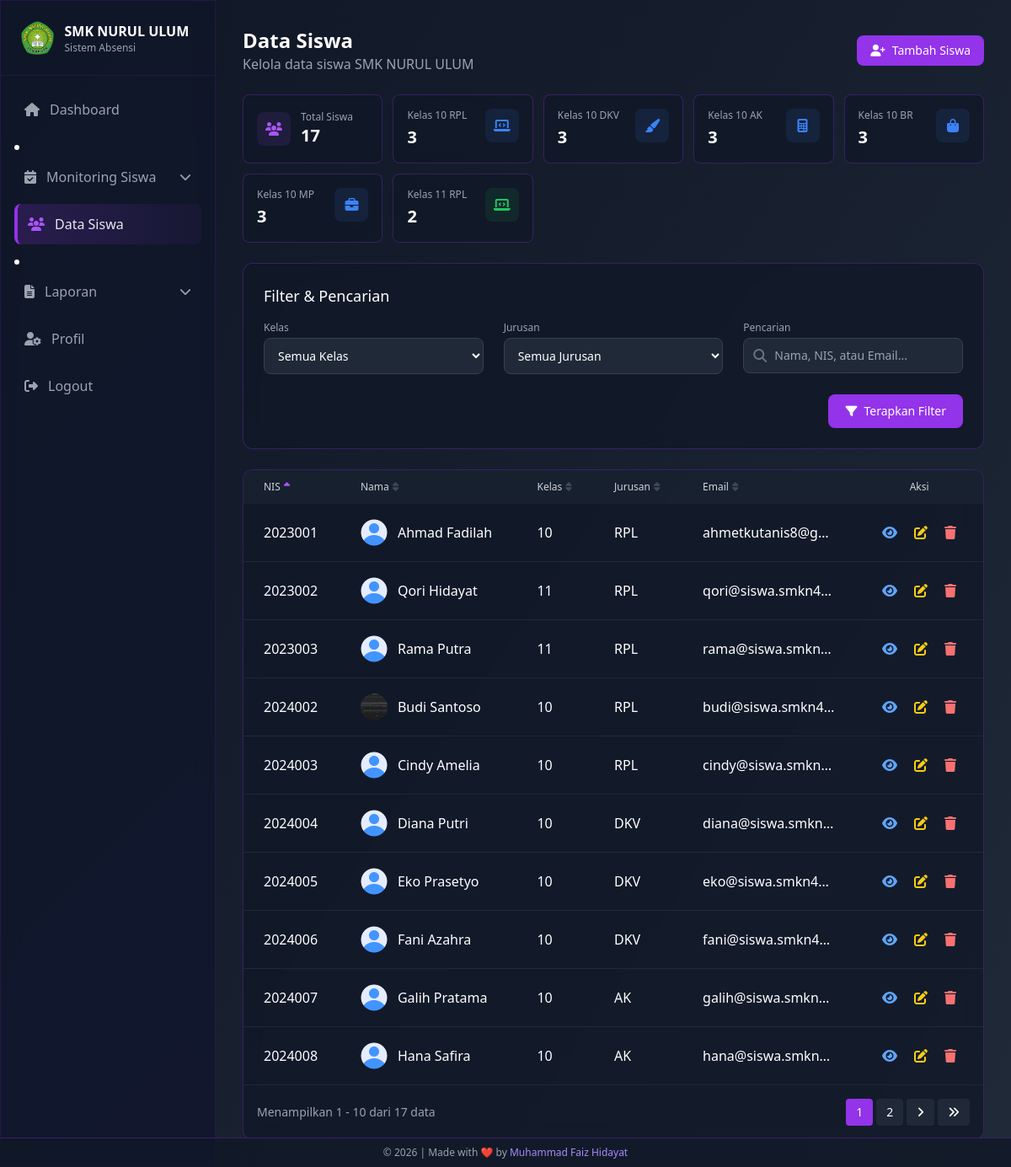
The page /admin/siswa/index.php (signed in) on the database its author committed.
### tables this page shows
CREATE TABLE `siswa` (
  `id` int NOT NULL AUTO_INCREMENT,
  `user_id` int DEFAULT NULL COMMENT 'FK ke tabel users',
  `nis` varchar(20) NOT NULL,
  `nama_lengkap` varchar(100) NOT NULL,
  `kelas` enum('10','11','12') NOT NULL,
  `jurusan` enum('RPL','DKV','AK','BR','MP','TKR','TKJ','TSM','TKI','OTKP') NOT NULL,
  `email` varchar(100) NOT NULL,
  `password` varchar(255) NOT NULL,
  `foto_profil` varchar(255) DEFAULT 'assets/default/photo-profile.png',
  `created_at` timestamp NOT NULL DEFAULT CURRENT_TIMESTAMP,
  `updated_at` timestamp NOT NULL DEFAULT CURRENT_TIMESTAMP ON UPDATE CURRENT_TIMESTAMP,
  PRIMARY KEY (`id`),
  UNIQUE KEY `nis` (`nis`),
  UNIQUE KEY `email` (`email`),
  KEY `fk_siswa_user` (`user_id`),
  CONSTRAINT `fk_siswa_user` FOREIGN KEY (`user_id`) REFERENCES `users` (`id`) ON DELETE SET NULL
);

### admin/siswa/index.php (the view, shortened to what the rows shown need)
<?php
require_once '../../config/database.php';
$items_per_page = 10;
$page = isset($_GET['page']) ? (int) $_GET['page'] : 1;
$offset = ($page - 1) * $items_per_page;
$sort_column = $_GET['sort'] ?? 'nis';
$sort_order = $_GET['order'] ?? 'ASC';
$valid_columns = ['nis', 'nama_lengkap', 'kelas', 'jurusan', 'email', 'created_at'];
$sort_column = in_array($sort_column, $valid_columns) ? $sort_column : 'nis';
$sql = "SELECT * FROM siswa WHERE 1=1";
$sql .= " ORDER BY $sort_column " . ($sort_order === 'ASC' ? 'ASC' : 'DESC');
$sql .= " LIMIT :offset, :limit";
$stmt = $conn->prepare($sql);
$stmt->bindValue(':offset', (int) $offset, PDO::PARAM_INT);
$stmt->bindValue(':limit', (int) $items_per_page, PDO::PARAM_INT);
$stmt->execute();
$siswa_list = $stmt->fetchAll(PDO::FETCH_ASSOC);
function buildSortUrl($column)
{
    $params = $_GET;
    $params['sort'] = $column;
    $params['order'] = isset($_GET['sort']) && $_GET['sort'] === $column && $_GET['order'] === 'ASC' ? 'DESC' : 'ASC';
    return '?' . http_build_query($params);
}
function getSortIcon($column, $sort_column, $sort_order)
{
    if ($column !== $sort_column) {
        return '<i class="fas fa-sort text-gray-500 opacity-50"></i>';
    }
    return $sort_order === 'ASC'
        ? '<i class="fas fa-sort-up text-purple-500"></i>'
        : '<i class="fas fa-sort-down text-purple-500"></i>';
}
?>
<!DOCTYPE html>
<html lang="en">
<head>
    <script src="https://cdn.tailwindcss.com"></script>
    <link rel="stylesheet" href="https://cdnjs.cloudflare.com/ajax/libs/font-awesome/6.4.2/css/all.min.css">
</head>
<body class="min-h-screen text-white bg-fixed">
    <aside id="sidebar"
        class="fixed top-0 left-0 h-screen w-64 glass-effect border-r border-purple-900/30 z-50 sidebar-transition -translate-x-full lg:translate-x-0">
        <div class="flex items-center justify-between p-4 lg:p-6 border-b border-purple-900/30">
            <div class="flex items-center gap-3">
                <div>
                    <h1 class="font-semibold text-sm lg:text-base">SMK NURUL ULUM</h1>
                </div>
            </div>
        </div>
    </aside>
    <main class="lg:ml-64 min-h-screen bg-gradient-to-br from-gray-900 to-gray-800 transition-all duration-300">
        <div class="p-4 lg:p-8">
            <div class="max-w-7xl mx-auto">
                <header class="flex flex-wrap justify-between items-center mb-6 gap-4">
                    <div>
                        <h1 class="text-xl md:text-2xl font-bold">Data Siswa</h1>
                    </div>
                </header>
                <div class="glass-effect rounded-xl overflow-hidden">
                    <?php if (count($siswa_list) > 0): ?>
                        <div class="overflow-x-auto table-container">
                            <table class="w-full whitespace-nowrap">
                                <thead>
                                    <tr class="bg-gray-800/50 text-gray-300 text-left">
                                        <th class="px-6 py-3 text-xs font-medium">
                                            <a href="<?= buildSortUrl('nis') ?>"
                                                class="flex items-center gap-1 hover:text-white">
                                                NIS
                                                <?php echo getSortIcon('nis', $sort_column, $sort_order); ?>
                                            </a>
                                        </th>
                                        <th class="px-6 py-3 text-xs font-medium">
                                            <a href="<?= buildSortUrl('nama_lengkap') ?>"
                                                class="flex items-center gap-1 hover:text-white">
                                                Nama
                                                <?php echo getSortIcon('nama_lengkap', $sort_column, $sort_order); ?>
                                            </a>
                                        </th>
                                        <th class="px-6 py-3 text-xs font-medium">
                                            <a href="<?= buildSortUrl('kelas') ?>"
                                                class="flex items-center gap-1 hover:text-white">
                                                Kelas
                                                <?php echo getSortIcon('kelas', $sort_column, $sort_order); ?>
                                            </a>
                                        </th>
                                        <th class="px-6 py-3 text-xs font-medium">
                                            <a href="<?= buildSortUrl('jurusan') ?>"
                                                class="flex items-center gap-1 hover:text-white">
                                                Jurusan
                                                <?php echo getSortIcon('jurusan', $sort_column, $sort_order); ?>
                                            </a>
                                        </th>
                                        <th class="px-6 py-3 text-xs font-medium hidden md:table-cell">
                                            <a href="<?= buildSortUrl('email') ?>"
                                                class="flex items-center gap-1 hover:text-white">
                                                Email
                                                <?php echo getSortIcon('email', $sort_column, $sort_order); ?>
                                            </a>
                                        </th>
                                        <th class="px-6 py-3 text-xs font-medium text-center">Aksi</th>
                                    </tr>
                                </thead>
                                <tbody class="divide-y divide-gray-800">
                                    <?php foreach ($siswa_list as $siswa): ?>
                                        <tr class="hover:bg-purple-900/5 transition-colors animate-fade-in">
                                            <td class="px-6 py-4">
                                                <?= htmlspecialchars($siswa['nis']) ?>
                                            </td>
                                            <td class="px-6 py-4">
                                                <div class="flex items-center">
                                                    <img src="../../<?= $siswa['foto_profil'] ?: 'assets/default/avatar.png' ?>"
                                                        alt="<?= htmlspecialchars($siswa['nama_lengkap']) ?>"
                                                        class="w-8 h-8 rounded-full object-cover mr-3">
                                                    <span><?= htmlspecialchars($siswa['nama_lengkap']) ?></span>
                                                </div>
                                            </td>
                                            <td class="px-6 py-4"><?= $siswa['kelas'] ?></td>
                                            <td class="px-6 py-4"><?= $siswa['jurusan'] ?></td>
                                            <td class="px-6 py-4 max-w-[200px] truncate hidden md:table-cell">
                                                <?= htmlspecialchars($siswa['email']) ?>
                                            </td>
                                            <td class="px-6 py-4">
                                                <div class="flex justify-center space-x-2">
                                                    <a href="detail.php?id=<?= $siswa['id'] ?>"
                                                        class="text-blue-400 hover:text-blue-300 p-1.5 rounded-full hover:bg-blue-500/10"
                                                        title="Detail">
                                                        <i class="fas fa-eye"></i>
                                                    </a>
                                                    <a href="edit.php?id=<?= $siswa['id'] ?>"
                                                        class="text-yellow-400 hover:text-yellow-300 p-1.5 rounded-full hover:bg-yellow-500/10"
                                                        title="Edit">
                                                        <i class="fas fa-edit"></i>
                                                    </a>
                                                    <button onclick="confirmDelete(<?= $siswa['id'] ?>)"
                                                        class="text-red-400 hover:text-red-300 p-1.5 rounded-full hover:bg-red-500/10"
                                                        title="Hapus">
                                                        <i class="fas fa-trash"></i>
                                                    </button>
                                                </div>
                                            </td>
                                        </tr>
                                    <?php endforeach; ?>
                                </tbody>
                            </table>
                        </div>
                    <?php endif; ?>
                </div>
            </div>
        </div>
    </main>
</body>
</html>

### rows shown on the page
siswa: nis "2023001", foto_profil (picture), nama_lengkap "Ahmad Fadilah", kelas "10", jurusan "RPL", email "ahmetkutanis8@g…"
siswa: nis "2023002", foto_profil (picture), nama_lengkap "Qori Hidayat", kelas "11", jurusan "RPL", email "qori@siswa.smkn4…"
siswa: nis "2023003", foto_profil (picture), nama_lengkap "Rama Putra", kelas "11", jurusan "RPL", email "rama@siswa.smkn…"
siswa: nis "2024002", foto_profil (picture), nama_lengkap "Budi Santoso", kelas "10", jurusan "RPL", email "budi@siswa.smkn4…"
siswa: nis "2024003", foto_profil (picture), nama_lengkap "Cindy Amelia", kelas "10", jurusan "RPL", email "cindy@siswa.smkn…"
siswa: nis "2024004", foto_profil (picture), nama_lengkap "Diana Putri", kelas "10", jurusan "DKV", email "diana@siswa.smkn…"
siswa: nis "2024005", foto_profil (picture), nama_lengkap "Eko Prasetyo", kelas "10", jurusan "DKV", email "eko@siswa.smkn4…"
siswa: nis "2024006", foto_profil (picture), nama_lengkap "Fani Azahra", kelas "10", jurusan "DKV", email "fani@siswa.smkn4…"
siswa: nis "2024007", foto_profil (picture), nama_lengkap "Galih Pratama", kelas "10", jurusan "AK", email "galih@siswa.smkn…"
siswa: nis "2024008", foto_profil (picture), nama_lengkap "Hana Safira", kelas "10", jurusan "AK", email "hana@siswa.smkn…"

### other values the page prints
$total_students "17"
$stat['kelas'] "10"
$stat['jurusan'] "RPL"
$stat['count'] "3"
$stat['jurusan'] "DKV"
$stat['jurusan'] "AK"
$stat['jurusan'] "BR"
$stat['jurusan'] "MP"
$stat['kelas'] "11"
$stat['count'] "2"
min($offset + 1, $total_items) "1"
min($offset + $items_per_page, $total_items) "10"
$total_items "17"
